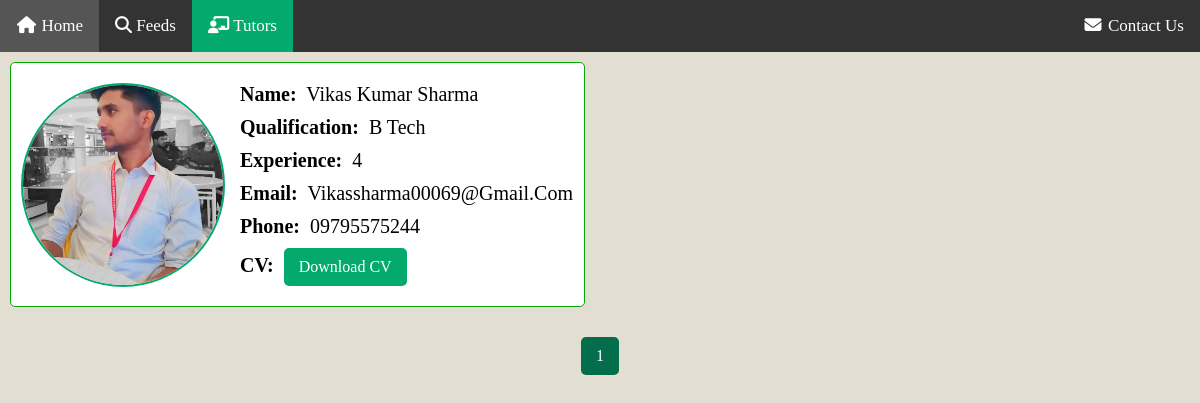
Screenshot of /search_tutors with the database file from the repository.
### app.py (models this page shows)
class Tutor(db.Model):
    id = db.Column(db.Integer, primary_key=True)
    user_email = db.Column(db.String(150), db.ForeignKey('user.email'), nullable=False)
    name = db.Column(db.String(100), nullable=False)
    father_name = db.Column(db.String(100), nullable=False)
    phone = db.Column(db.String(15), nullable=False)
    aadhaar = db.Column(db.String(12), nullable=False)
    email = db.Column(db.String(120), nullable=False)
    qualification = db.Column(db.String(100), nullable=False)
    experience = db.Column(db.String(100), nullable=False)
    dob = db.Column(db.Date, nullable=False)
    working_time = db.Column(db.Time, nullable=False)
    address = db.Column(db.String(100), nullable=False)
    cv = db.Column(db.String(255))
    profile_picture = db.Column(db.String(255))

### app.py (the view)
@app.route('/search_tutors', methods=['GET'])
def search_tutors():
    page = request.args.get('page', 1, type=int)
    tutors = Tutor.query.paginate(page=page, per_page=9)
    return render_template('search_tutors.html', tutors=tutors)

### templates/search_tutors.html (shortened to what this page needs)
<!DOCTYPE html>
<html lang="en">
<head>
    <link rel="stylesheet" href="{{ url_for('static', filename='search_tutors.css') }}">
    <link rel="stylesheet" href="https://cdnjs.cloudflare.com/ajax/libs/font-awesome/6.5.2/css/all.min.css">
</head>
<body>
   <div class="navbar">
       <a class="{{ 'active' if request.path == url_for('home') else '' }}" href="{{ url_for('home') }}"><i class="fa fa-fw fa-home"></i> Home</a>
       <a class="{{ 'active' if request.path == url_for('feeds') else '' }}" href="{{ url_for('feeds') }}"><i class="fa-solid fa-magnifying-glass"></i> Feeds</a>
       <a class="{{ 'active' if request.path == url_for('search_tutors') else '' }}" href="{{ url_for('search_tutors') }}"><i class="fa-solid fa-chalkboard-user"></i> Tutors</a>
       <div class="rh">
           <a href="{{ url_for('contactus') }}"><i class="fa fa-fw fa-envelope"></i> Contact Us</a>
       </div>
   </div>
   <div class="container">
       {% for tutor in tutors.items %}
       <div class="tutor-box">
           <div class="profile-pic-container">
               {% if tutor.profile_picture %}
               <img src="{{ url_for('uploaded_file', filename=tutor.profile_picture) }}" alt="Profile Picture" class="profile-pic">
               {% endif %}
           </div>
           <div class="tutor-details">
               <p><span class="table-heading">Name:</span> {{ tutor.name }}</p>
               <p><span class="table-heading">Qualification:</span> {{ tutor.qualification }}</p>
               <p><span class="table-heading">Experience:</span> {{ tutor.experience }}</p>
               <p><span class="table-heading">Email:</span> {{ tutor.email }}</p>
               <p><span class="table-heading">Phone:</span> {{ tutor.phone }}</p>
               {% if tutor.cv %}
               <p><span class="table-heading">CV:</span> <a href="{{ url_for('uploaded_file', filename=tutor.cv) }}" class="cv-button" target="_blank">Download CV</a></p>
               {% endif %}
           </div>
       </div>
       {% endfor %}
   </div>
   <div class="pagination">
       {% for page_num in tutors.iter_pages() %}
       {% if page_num %}
       <a href="{{ url_for('search_tutors', page=page_num) }}" class="{{ 'active' if page_num == tutors.page else '' }}">{{ page_num }}</a>
       {% else %}
       <span>...</span>
       {% endif %}
       {% endfor %}
   </div>
</body>
</html>

### static/search_tutors.css (style rules this page uses)
* { margin: 0; padding: 0; font-family: 'Times New Roman', Times, serif; }
.navbar { width: 100%; background-color: #333; overflow: auto; }
.rh { float: right; }
.navbar a { float: left; padding: 16px; color: white; text-decoration: none; font-size: 17px; }
.active { background-color: #04AA6D; }
body { font-family: Arial, sans-serif; background-color: #E2DFD2; }
.container { display: grid; grid-template-columns: repeat(auto-fill, minmax(400px, 1fr)); grid-gap: 10px; }
.tutor-box { display: flex; border: 1px solid #04aa04; font-size: 20px; text-transform: capitalize; padding: 10px; margin: 10px; overflow: hidden; border-radius: 5px; background-color: #fff; }
.profile-pic-container { flex: 0 0 100px; margin-right: 15px; display: flex; align-items: center; justify-content: center; }
.profile-pic { width: 200px; height: 200px; border-radius: 50%; object-fit: cover; border: 2px solid #04AA6D; }
.tutor-details { flex: 1; }
.tutor-details p { margin: 10px 0; }
.table-heading { font-weight: bold; margin-right: 5px; }
.cv-button { display: inline-block; background-color: #04AA6D; color: white; padding: 10px 15px; text-decoration: none; border-radius: 5px; font-size: 16px; transition: background-color 0.3s, transform 0.3s; }
.pagination { text-align: center; padding: 20px 0; margin-bottom: 20px; }
.pagination a { display: inline-block; margin: 0 5px; padding: 10px 15px; background-color: #04AA6D; color: white; text-decoration: none; border-radius: 5px; }
.pagination a.active { background-color: #036d4c; }

### rows the page displays
Tutor: profile_picture (picture), name "Vikas Kumar Sharma", qualification "B Tech", experience "4", email "Vikassharma00069@gmail.com", phone "09795575244"

### other values shown
{{ page_num }} "1"
